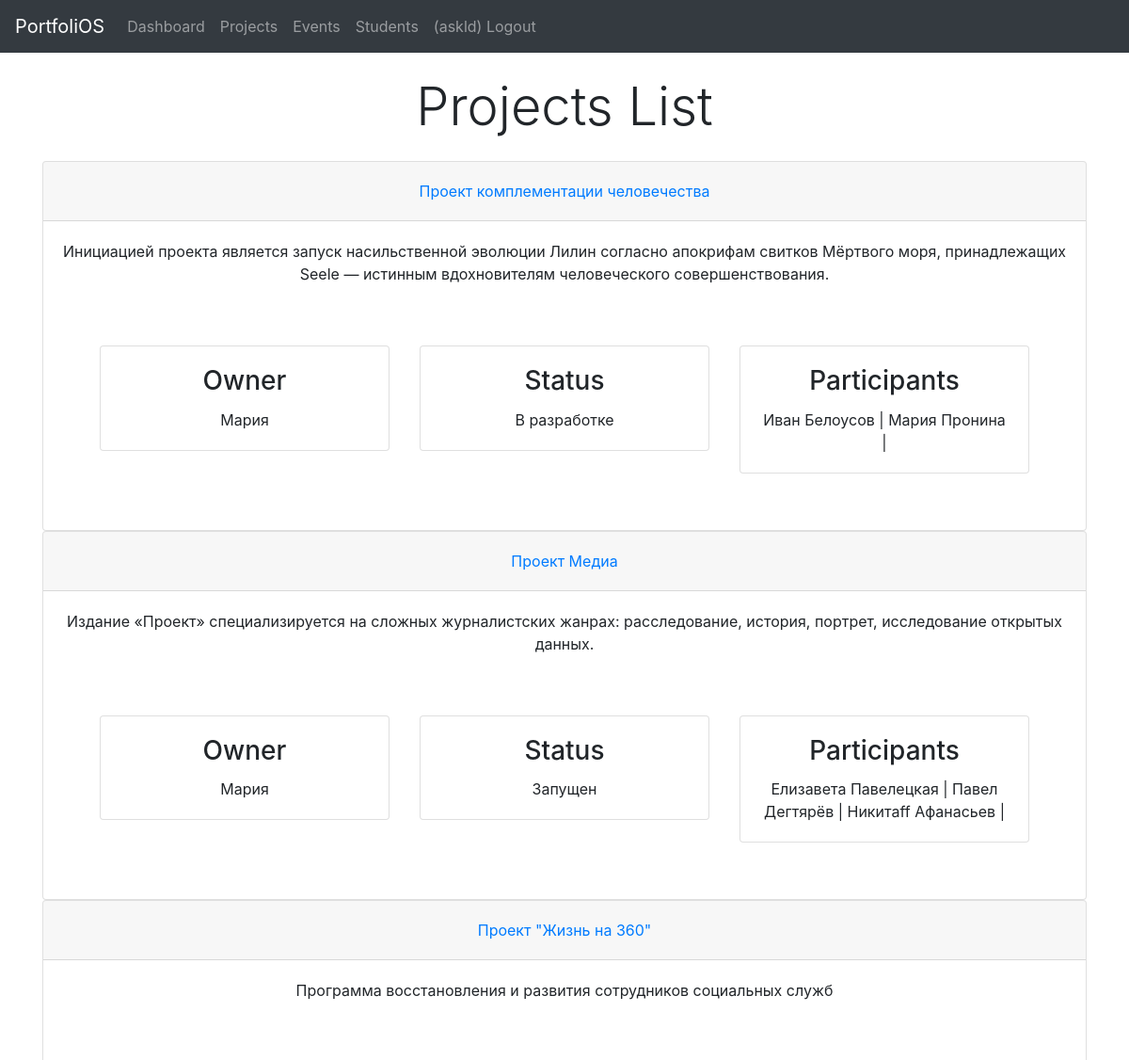
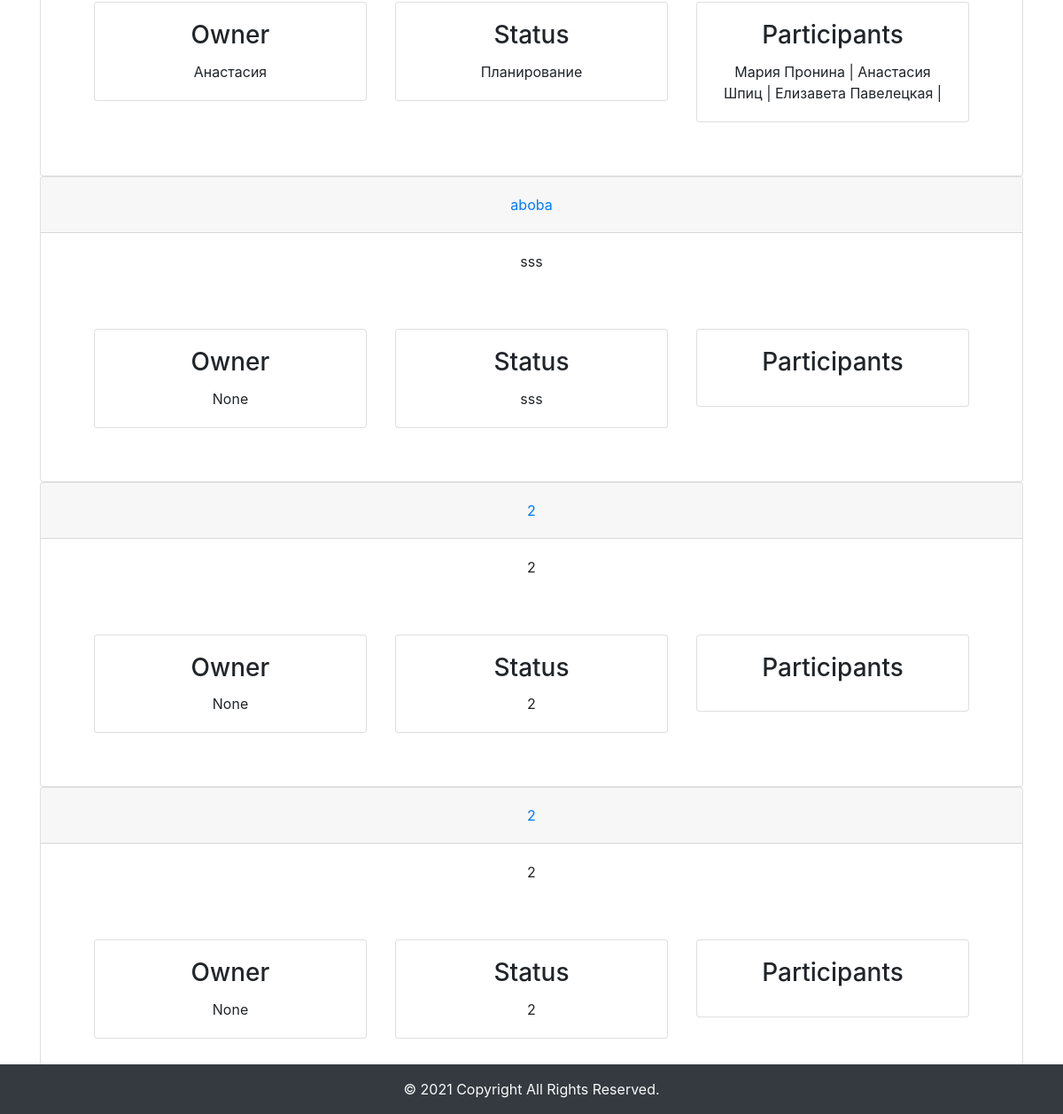
The page /projects/ (signed in) on the database its author committed (2 pictures, top to bottom).
### accs/models.py (models this page shows, shortened)
class Project(models.Model):
    name = models.CharField(max_length=200, null=True)
    description = models.CharField(max_length=2000, null=True, blank=True)
    status = models.CharField(max_length=200, null=True)
    date_created= models.DateTimeField(auto_now_add=True, null=True)
    owner = models.ForeignKey(Student, null=True, related_name='ownership', on_delete=models.SET_NULL)
    participants = models.ManyToManyField(Student)
    history = HistoricalRecords()

class Student(models.Model):
    name = models.CharField(max_length=200, null=True)
    lname = models.CharField(max_length=200, null=True)
    course = models.IntegerField(null=True)
    date_created= models.DateTimeField(auto_now_add=True, null=True)
    history = HistoricalRecords()
    def __str__(self):
        return self.name

### accs/views.py (the view)
# urls.py: path('projects/', views.projects, name="projects"),
@login_required
def projects(req):
    projects = Project.objects.all()
    ctx = {'projects':projects}
    return render(req, 'accs/projects.html', ctx)

### accs/templates/accs/projects.html
{% extends 'accs/main.html' %}
{% block content %}
<div class="container text-center my-4">
    <h1 class="display-4">Projects List</h1>
</div>
<div class="container text-center my-4">
    <div id="accordion">
        {% for p in projects%}
          <div class="card">
            <div class="card-header" id="heading{{p.id}}">
              <h5 class="mb-0">
                <button class="btn btn-link" data-toggle="collapse" data-target="#collapse{{p.id}}" aria-expanded="true" aria-controls="collapse{{p.id}}">
                  {{p.name}}
                </button>
              </h5>
            </div>
            <div id="collapse{{p.id}}" class="collapse show" aria-labelledby="heading{{p.id}}" data-parent="#accordion">
              <div class="card-body">
                {{p.description}}
              </div>
                <div class="card-body">
                  <div class="row m-4">
                      <div class="col-sm-4 px-3 pb-3 text-center">
                        <div class="card">
                          <div class="card-body">
                            <h3 class="card-title">Owner</h3>
                            <p class="card-text">{{p.owner}}</p>
                          </div>
                        </div>
                      </div>
                      <div class="col-sm-4 px-3 pb-3 text-center">
                        <div class="card">
                          <div class="card-body">
                            <h3 class="card-title">Status</h3>
                            <p class="card-text">{{p.status}}</p>
                          </div>
                        </div>
                      </div>
                      <div class="col-sm-4 px-3 pb-3 text-center">
                          <div class="card">
                            <div class="card-body">
                              <h3 class="card-title">Participants</h3>
                              <p class="card-text">
                                  {% for pp in p.participants.all %}
                                    {{pp.name}} {{pp.lname}} |
                                  {% endfor %}
                              </p>
                            </div>
                          </div>
                        </div>
                    </div>
                </div>
              </div>
            </div>
        {% endfor %}
      </div>
</div>
{% endblock %}

### accs/templates/accs/nav.html (shortened to what this page needs)
<nav class="navbar navbar-expand-lg navbar-dark bg-dark">
    <a class="navbar-brand" href="#">PortfoliOS</a>
    <div class="collapse navbar-collapse" id="navbarNavAltMarkup">
      <div class="navbar-nav">
        <a class="nav-item nav-link" href="/">Dashboard</a>
        <a class="nav-item nav-link" href="/projects/">Projects</a>
        <a class="nav-item nav-link" href="/events/">Events</a>
        <a class="nav-item nav-link" href="/students/">Students</a>
        {% if user.is_authenticated %}
          <a class="nav-item nav-link" href="{% url 'logout'%}?next={{request.path}}">({{ user.get_username }}) Logout </a>
        {% else %}
          <a class="nav-item nav-link" href="{% url 'login'%}?next={{request.path}}">Login</a>
        {% endif %}
      </div>
    </div>
  </nav>

### rows shown on the page
Project: name "Проект комплементации человечества", description "Инициацией проекта является запуск насильственной эволюции Лилин согласно апокрифам свитков Мёртвого моря, принадлежащих Seele — истинным вдохновителям человеческого совершенствования.", owner "Мария", status "В разработке"
Student: name "Иван", lname "Белоусов"
Student: name "Мария", lname "Пронина"
Project: name "Проект Медиа", description "Издание «Проект» специализируется на сложных журналистских жанрах: расследование, история, портрет, исследование открытых данных.", owner "Мария", status "Запущен"
Student: name "Елизавета", lname "Павелецкая"
Student: name "Павел", lname "Дегтярёв"
Student: name "Никитаff", lname "Афанасьев"
Project: name "Проект \"Жизнь на 360\"", description "Программа восстановления и развития сотрудников социальных служб", owner "Анастасия", status "Планирование"
Student: name "Анастасия", lname "Шпиц"
Project: name "aboba", description "sss", owner "None", status "sss"
Project: name "2", description "2", owner "None", status "2"
Project: name "2", description "2", owner "None", status "2"

### other values the page prints
{{ user.get_username }} "askld"
